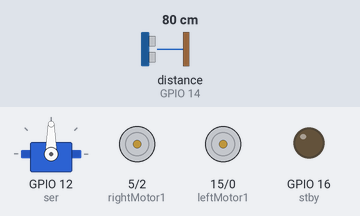
The sketch below on a simulated ESP8266 (NodeMCU). Shown: servo, motor-driver pin pairs drawn as motors (green arrow = first pin HIGH = forward, orange = second pin HIGH = backward, longer = more drive, scaled by the enable pin, stopped while the standby pin is LOW), output pins drawn as LEDs (lit = HIGH). Wiring (inferred from the names in the program): ultrasonic range finder: trigger GPIO 3; echo GPIO 14. The test bench sets the inputs (shaded band); at power-on: distance to the obstacle (sensor on GPIO 14) 80 cm. The echo pulse lasts 58.3 µs per cm; WiFi joins after 1.5 s; servers stay silent unless stated; pins used as bus, display or sensor lines are not drawn; what the sketch prints to the serial monitor is not drawn.

Above: at 0.1 s.
At 2.1 s:
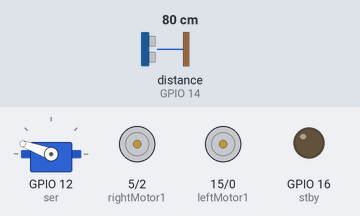
At 2.6 s:
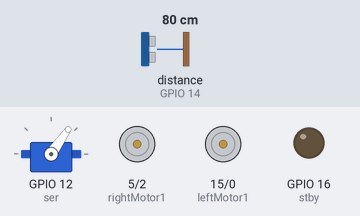
At 10.5 s:
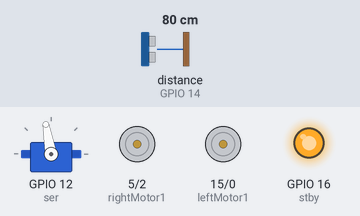
At 18.5 s:
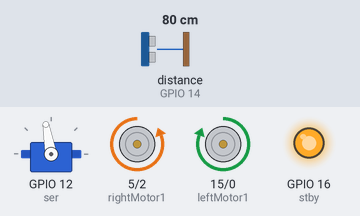
At 37.6 s:
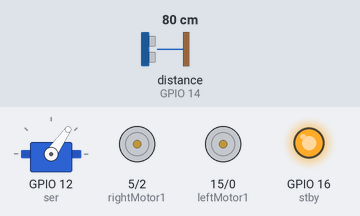
Timing chart, 0 to 40.0 s (numbered marks = the images above):
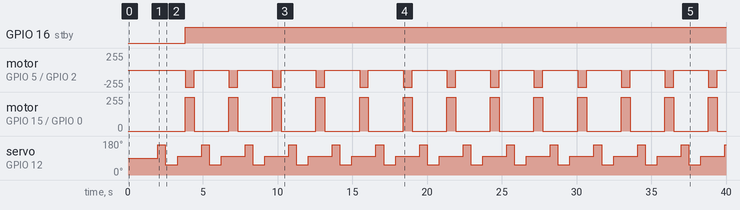

The sketch:

wifi_ad.ino
```cpp
#include <Servo.h>
#include "ESP8266WiFi.h"
#define WIFINAME "xxxxxx"
#define WIFIPW   "xxxxxx"

#define STOP      0
#define FORWARD   1
#define BACKWARD  2
#define TURNLEFT  3
#define TURNRIGHT 4
#define TURNLEFT_WIFI 5

// setup servo
#define RIGHT   55
#define FRONT  100
#define LEFT    160
#define DIS      35
//Motor pin
int leftMotor1 = 15;
int leftMotor2 = 0;
int rightMotor1 = 5;
int rightMotor2 = 2;
int leftPWM = 13;
int rightPWM = 4;
int stby = 16;

// RSSI Variable
int RSSIs[5] = { -100, -100, -100, -100, -100}; // used as a queue

Servo myServo;  //servo
int ser = 12;
int echo = 14;  // echo pin
int trig = 3; // trig pin

void setup() {
  //GPIO 3 (RX) swap the pin to a GPIO.
  pinMode(3, FUNCTION_3);
  //initialize upload spead
  Serial.begin(115200);
  //servo
  myServo.attach(ser);
  //Motor
  pinMode(leftMotor1, OUTPUT);
  pinMode(leftMotor2, OUTPUT);
  pinMode(rightMotor1, OUTPUT);
  pinMode(rightMotor2, OUTPUT);
  pinMode(leftPWM, OUTPUT);
  pinMode(rightPWM, OUTPUT);
  pinMode(stby, OUTPUT);
  //Sensor
  pinMode(echo, INPUT);
  pinMode(trig, OUTPUT);
  //WIFI
  Serial.println("");
  WiFi.begin(WIFINAME, WIFIPW);
  Serial.print("Connecting...");
  while (WiFi.status() != WL_CONNECTED)
  {
    delay(500);
    Serial.print(".");
  }
  Serial.println();
  Serial.print("Connected, IP Address:");
  Serial.println(WiFi.localIP());
  Serial.println(WiFi.RSSI());
}

void loop() {
  //make car stop before scan
  motorRun(STOP, 0, 0);
  delay(500);
  //devide which action should take
  char action = scan();
  for (int i = 0; i < 4; i++) {
    RSSIs[i] = RSSIs[i + 1]; // construct a queue to store the RSSIs record
  }
  RSSIs[4] = getRSSI();// update the current RSSI
  switch (action) {
    // try to avoid obstacle at first.
    case 'TURNLEFT':
      motorRun(TURNLEFT, 600, 600);
      delay(700);
      break;
    case 'TURNRIGHT':
      motorRun(TURNRIGHT, 600, 600);
      delay(700);
      break;
    case 'BACKWARD':
      motorRun(BACKWARD, 700, 550);
      delay(700);
      motorRun(TURNRIGHT, 600, 600);
      delay(600);
      break;
    default:
      //the default is to forward which means there is no abstacle around. So in this case, let car try to find beacon.
      char action_find = find();
      if (action_find == 'STOP') {
        motorRun(STOP, 0, 0);
        delay(100000);
      }
      else if (action_find == 'FORWARD') {
        motorRun(FORWARD, 700, 550);
        delay(600);
      }
      else if (action_find == 'TURNLEFT') {
        motorRun(TURNLEFT, 600, 600);
        delay(600);
      }
      else {
        motorRun(TURNRIGHT, 600, 600);
        delay(600);
      }
  }
}

char scan()
{
  char action;
  int left, right, front;

  // scan left
  myServo.write(LEFT);
  delay(500);
  left = getDistance();

  // scan right
  myServo.write(RIGHT);
  delay(800);
  right = getDistance();

  // scan straight ahead
  myServo.write(FRONT);
  delay(500);
  front = getDistance();
  if (right < DIS || left < DIS || front < DIS) {
    // if one of the distances are less than the safe distance 35, make car back.
    action = 'BACKWARD';
  }
  else if (left > right && left > front) {
    //if there are obstacbles at the front and left, make car turn left.
    action = 'TURNLEFT';
  }
  else {
    //if there are obstacbles at the front and right, make car turn right.
    action = 'TURNRIGHT';
  }
  return action;
}


char find()
{
  char action;
  if (RSSIs[4] > -50) {
    // The car is close to the beacon, stop
    action = 'STOP';
  }
  else if (RSSIs[4] >= RSSIs[3]) {
    // when the value of RSSI become more and more larger(i.e. the car is closer to the beacon), let car forward.
    action = 'FORWARD';
  }
  else {
    // when the value of RSSI become more and more smaller(i.e. the car is farther and farther away from the beacon), let car turnleft.
    action = 'TURNLEFT';
  }
  return action;
}

void motorRun(int cmd, int leftVal, int rightVal)
{
  analogWrite(leftPWM, leftVal);  //set pwm => set speed
  analogWrite(rightPWM, rightVal);
  switch (cmd) {
    case FORWARD:
      Serial.println("FORWARD"); //FORWARD
      digitalWrite(leftMotor1, HIGH);
      digitalWrite(leftMotor2, LOW);
      digitalWrite(rightMotor1, HIGH);
      digitalWrite(rightMotor2, LOW);
      digitalWrite(stby, HIGH); // set stby high to make motor run
      break;
    case TURNRIGHT:
      Serial.println("TURNRIGHT"); //TURNRIGHT
      digitalWrite(leftMotor1, HIGH);
      digitalWrite(leftMotor2, LOW);
      digitalWrite(rightMotor1, LOW);
      digitalWrite(rightMotor2, HIGH);
      digitalWrite(stby, HIGH);
      break;
    case TURNLEFT_WIFI:
      Serial.println("TURNLEFT_WIFI"); //TURNLEFT_WIFI
      digitalWrite(leftMotor1, LOW);
      digitalWrite(leftMotor2, HIGH);
      digitalWrite(rightMotor1, HIGH);
      digitalWrite(rightMotor2, LOW);
      digitalWrite(stby, HIGH);
      break;
    case BACKWARD:
      Serial.println("BACKWARD"); //BACKWARD
      digitalWrite(leftMotor1, LOW);
      digitalWrite(leftMotor2, HIGH);
      digitalWrite(rightMotor1, LOW);
      digitalWrite(rightMotor2, HIGH);
      digitalWrite(stby, HIGH);
      break;
    case TURNLEFT:
      Serial.println("TURNLEFT"); //TURNLEFT
      digitalWrite(leftMotor1, LOW);
      digitalWrite(leftMotor2, HIGH);
      digitalWrite(rightMotor1, HIGH);
      digitalWrite(rightMotor2, LOW);
      digitalWrite(stby, HIGH);
      break;
    default:
      Serial.println("STOP"); //STOP
      digitalWrite(leftMotor1, LOW);
      digitalWrite(leftMotor2, LOW);
      digitalWrite(rightMotor1, LOW);
      digitalWrite(rightMotor2, LOW);
  }
}

int getRSSI() // get the value of RSSI.
{
  int sum = 0;
  int maxVal = -100;
  int minVal = 0;
  for (int i = 0; i < 10; i++) {
    int temp = WiFi.RSSI(); // read 10 times RSSI
    sum += temp; // sum
  }
  return sum / 10; // get the average value of 10 RSSIs
}

int getDistance()
{
  digitalWrite(trig, LOW); // Make the interface send out the ultrasonic signal < 2μs
  delayMicroseconds(2);
  digitalWrite(trig, HIGH); // Make the interface send out the ultrasonic signal < 10μs, here is at least 10μs
  delayMicroseconds(10);
  digitalWrite(trig, LOW); // keep trig low
  int distance = pulseIn(echo, HIGH); // read the length of the pulse
  distance = distance / 58; //calculate distance based on the length of the pulse
  Serial.println(distance); //print distance

  if (distance >= 50)
  {
    //return 50 if distance > 50
    return 50;
  }
  else {
    return distance;
  }
}
```

Measured:
- by itself, GPIO 16 (stby): LOW → HIGH at 3.8 s
- by itself, motor on GPIO 5 (rightMotor1) / GPIO 2 (rightMotor2): alternates backward 255/255 for 0.60 s and stopped for 2.3 s
- by itself, motor on GPIO 15 (leftMotor1) / GPIO 0 (leftMotor2): alternates forward 255/255 for 0.60 s and stopped for 2.3 s
- by itself, servo on GPIO 12 (ser): repeats every 2.9 s: 55° 0.81 s, 100° 1.6 s, 160° 0.51 s
